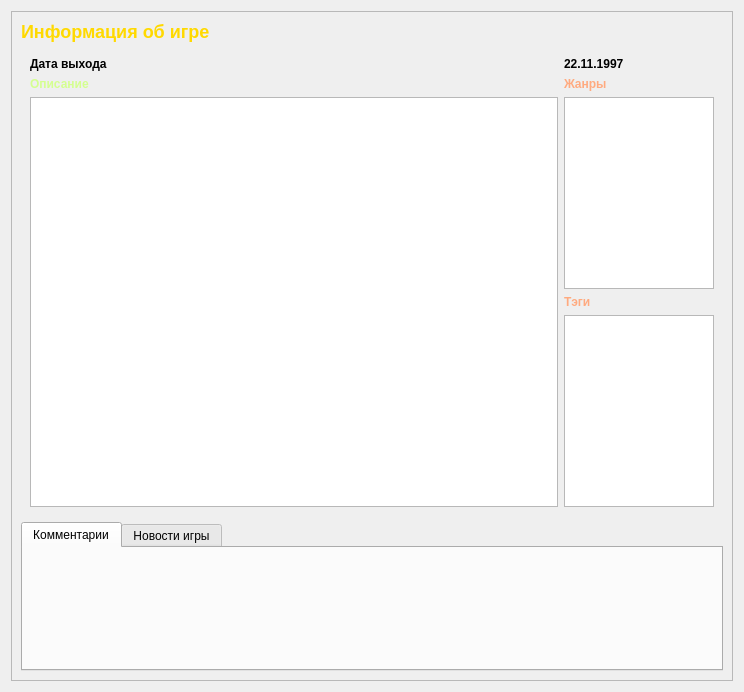
<?xml version="1.0" encoding="UTF-8"?>
<ui version="4.0">
 <class>GameInfoWidget</class>
 <widget class="QWidget" name="GameInfoWidget">
  <property name="geometry">
   <rect>
    <x>0</x>
    <y>0</y>
    <width>744</width>
    <height>692</height>
   </rect>
  </property>
  <property name="windowTitle">
   <string>Form</string>
  </property>
  <layout class="QHBoxLayout" name="horizontalLayout">
   <item>
    <widget class="QScrollArea" name="scrollGameInfo">
     <property name="widgetResizable">
      <bool>true</bool>
     </property>
     <widget class="QWidget" name="scrollAreaWidgetContents">
      <property name="geometry">
       <rect>
        <x>0</x>
        <y>0</y>
        <width>724</width>
        <height>672</height>
       </rect>
      </property>
      <layout class="QVBoxLayout" name="verticalLayout_4">
       <item>
        <widget class="QLabel" name="labelGameInfoTitle">
         <property name="styleSheet">
          <string notr="true">color: rgb(255, 217, 0);
font-weight: bold;
font-size: 18px;</string>
         </property>
         <property name="text">
          <string>Информация об игре</string>
         </property>
        </widget>
       </item>
       <item>
        <widget class="QWidget" name="widgetGameInfo" native="true">
         <layout class="QGridLayout" name="gridLayout">
          <item row="0" column="1">
           <widget class="QLabel" name="labelDateOfRelease">
            <property name="styleSheet">
             <string notr="true">color: rgbrgb(44, 188, 255);
font-weight: bold;</string>
            </property>
            <property name="text">
             <string>22.11.1997</string>
            </property>
           </widget>
          </item>
          <item row="0" column="0">
           <widget class="QLabel" name="labelDateOfReleaseInfo">
            <property name="styleSheet">
             <string notr="true">color: rgbrgb(44, 188, 255);
font-weight: bold;</string>
            </property>
            <property name="text">
             <string>Дата выхода</string>
            </property>
           </widget>
          </item>
          <item row="2" column="0" rowspan="3">
           <widget class="QTextBrowser" name="textGameDescription">
            <property name="font">
             <font>
              <pointsize>14</pointsize>
             </font>
            </property>
            <property name="frameShape">
             <enum>QFrame::StyledPanel</enum>
            </property>
            <property name="horizontalScrollBarPolicy">
             <enum>Qt::ScrollBarAlwaysOff</enum>
            </property>
            <property name="sizeAdjustPolicy">
             <enum>QAbstractScrollArea::AdjustToContents</enum>
            </property>
            <property name="autoFormatting">
             <set>QTextEdit::AutoAll</set>
            </property>
            <property name="documentTitle">
             <string/>
            </property>
           </widget>
          </item>
          <item row="4" column="1">
           <widget class="QListWidget" name="listTags">
            <property name="minimumSize">
             <size>
              <width>150</width>
              <height>0</height>
             </size>
            </property>
            <property name="maximumSize">
             <size>
              <width>150</width>
              <height>16777215</height>
             </size>
            </property>
           </widget>
          </item>
          <item row="1" column="1">
           <widget class="QLabel" name="labelGameGenres">
            <property name="styleSheet">
             <string notr="true">color: rgb(255, 170, 127);
font-weight: bold;</string>
            </property>
            <property name="text">
             <string>Жанры</string>
            </property>
           </widget>
          </item>
          <item row="3" column="1">
           <widget class="QLabel" name="labelGameTags">
            <property name="styleSheet">
             <string notr="true">color: rgb(255, 170, 127);
font-weight: bold;</string>
            </property>
            <property name="text">
             <string>Тэги</string>
            </property>
           </widget>
          </item>
          <item row="1" column="0">
           <widget class="QLabel" name="labelGameInfo">
            <property name="styleSheet">
             <string notr="true">color: rgb(212, 255, 143);
font-weight: bold;</string>
            </property>
            <property name="text">
             <string>Описание</string>
            </property>
           </widget>
          </item>
          <item row="2" column="1">
           <widget class="QListWidget" name="listGenres">
            <property name="minimumSize">
             <size>
              <width>150</width>
              <height>0</height>
             </size>
            </property>
            <property name="maximumSize">
             <size>
              <width>150</width>
              <height>16777215</height>
             </size>
            </property>
           </widget>
          </item>
         </layout>
        </widget>
       </item>
       <item>
        <widget class="QTabWidget" name="tabGame">
         <property name="currentIndex">
          <number>0</number>
         </property>
         <widget class="QWidget" name="tabComments">
          <attribute name="title">
           <string>Комментарии</string>
          </attribute>
          <layout class="QHBoxLayout" name="horizontalLayout_2"/>
         </widget>
         <widget class="QWidget" name="tabGameNews">
          <attribute name="title">
           <string>Новости игры</string>
          </attribute>
         </widget>
        </widget>
       </item>
      </layout>
     </widget>
    </widget>
   </item>
  </layout>
 </widget>
 <resources/>
 <connections/>
</ui>
